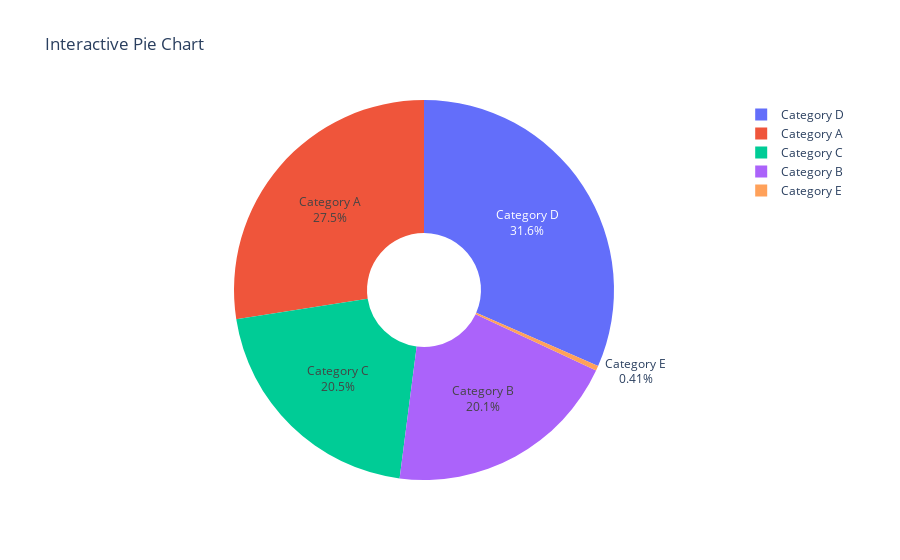

Write notebook code for a chart like this one.
### Code cell
import numpy as np
import plotly.graph_objs as go

# Generate random data
labels = ['Category A', 'Category B', 'Category C', 'Category D', 'Category E']
values = np.random.randint(1, 100, size=len(labels))

# Create a pie chart trace
trace = go.Pie(
    labels=labels,
    values=values,
    hole=0.3,  # Optional: make it a donut chart by setting a hole size
    textinfo='label+percent',  # Show labels and percentages
    automargin=True  # Automatically adjust margins to fit labels
)

# Create a figure and add the pie chart trace
fig = go.Figure(data=[trace])

# Set the title
fig.update_layout(
    title='Interactive Pie Chart'
)

fig.show()

### Figure 1 — Plotly figure (JSON) as saved in the notebook; plotly's stock layout.template omitted (floating-point values rounded to 4 significant figures)
{"data": [{"automargin": true, "hole": 0.3, "labels": ["Category A", "Category B", "Category C", "Category D", "Category E"], "textinfo": "label+percent", "type": "pie", "values": [67, 49, 50, 77, 1]}], "layout": {"title": {"text": "Interactive Pie Chart"}}}
